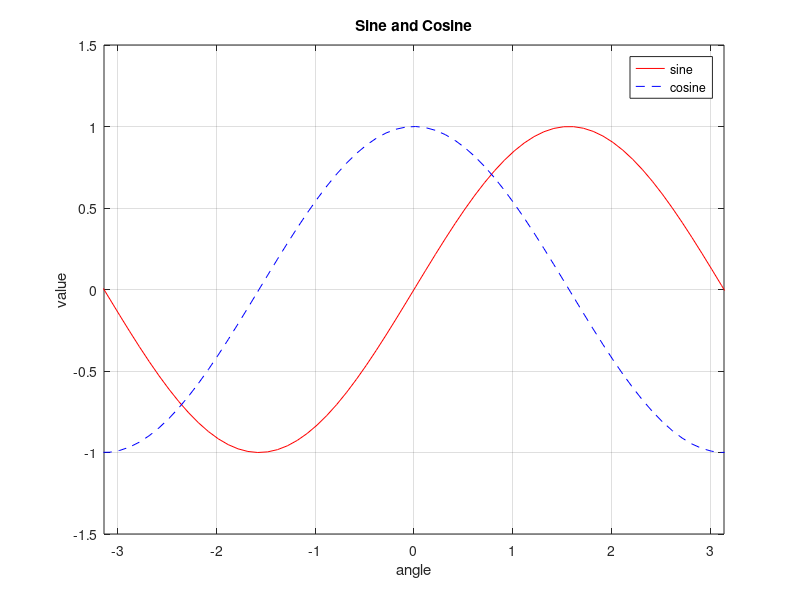

The MATLAB source for this figure:
z = -2*pi:0.1:2*pi;
plot(z,sin(z),'r-',z,cos(z),'b--')
title('Sine and Cosine');
xlabel('angle');
ylabel('value');
legend('sine','cosine');
grid on
axis([-pi pi -1.5 1.5]);
clear z;
